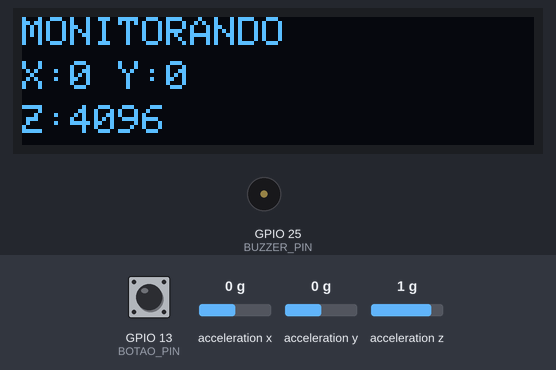
Bench run of a sketch on a simulated ESP32. Parts: 128×32 one-colour display, buzzer (waves = sounding, pin HIGH). Wiring (inferred from the names in the program): MPU-6050 motion sensor at I2C address 0x68. Inputs (shaded band) come from the test bench; at power-on: acceleration x 0 g, acceleration y 0 g, acceleration z 1 g, GPIO 13 (BOTAO_PIN) HIGH. WiFi joins after 1.5 s; servers stay silent unless stated; the local clock reads 2024-03-15 10:24:30 at power-on unless the sketch sets it; storage starts empty; what the sketch prints to the serial monitor is not drawn.

Above: at 5.2 s.
5.3 s: acceleration x set to -1.4 g
At 5.9 s:
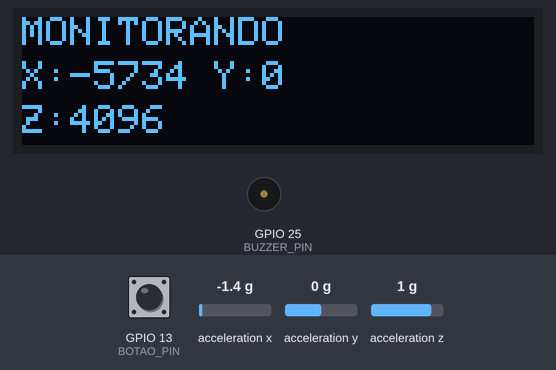
6.9 s: acceleration y set to -1.4 g
At 7.8 s:
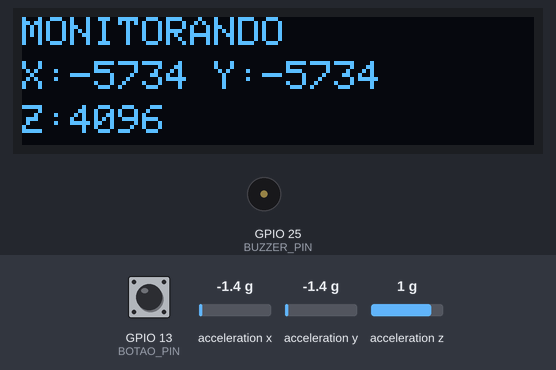
8.4 s: acceleration z set to -1.4 g
At 8.9 s:
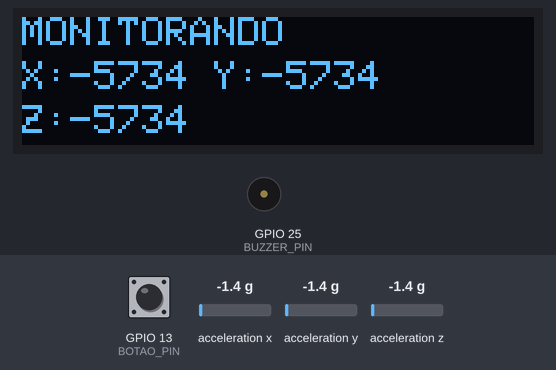
10.0 s: acceleration x set to -0.8 g
At 10.8 s:
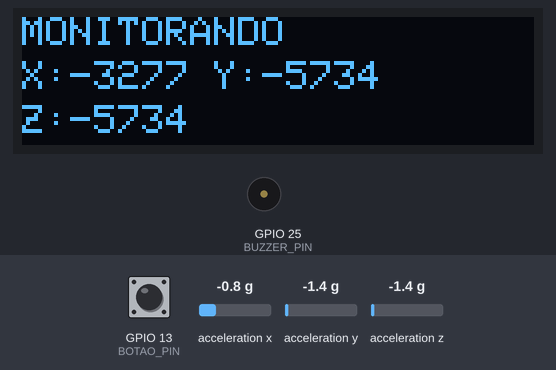
Timing chart, 0 to 12.5 s (numbered marks = the images above; inputs shaded):
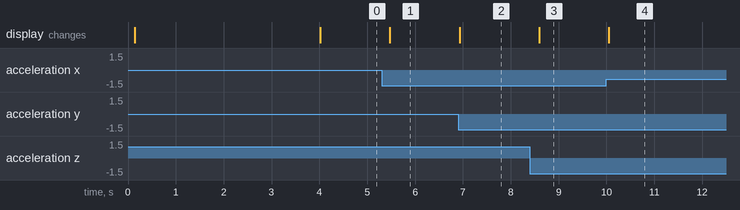

Measured:
- after the input at 5.3 s, the display: changes after 0.18 s (image 1)
- after the input at 6.9 s, the display: changes at once (image 2)
- after the input at 8.4 s, the display: changes after 0.19 s (image 3)
- after the input at 10.0 s, the display: changes after 0.05 s (image 4)

The sketch:

Detector.ino
```cpp
#include <WiFi.h>
#include <WebServer.h>
#include <Wire.h>
#include <Adafruit_GFX.h>
#include <Adafruit_SSD1306.h>
#include <math.h>
#include <time.h>
#include <LittleFS.h>
#include <WiFiClientSecure.h>
#include <UniversalTelegramBot.h>
#include <ArduinoJson.h>

// =====================================================
// CONFIGURAÇÕES DO WI-FI E TELEGRAM
// =====================================================
#define WIFI_SSID "SEU_WIFI"
#define WIFI_PASSWORD "SUA_SENHA"

// Telegram BOT Token (BotFather)
#define BOT_TOKEN "SEU_TOKEN"
// Use @myidbot (IDBot) para saber qual o seu ID
#define CHAT_ID "SEU_CHAT_ID"

WiFiClientSecure secured_client;
UniversalTelegramBot bot(BOT_TOKEN, secured_client);
WebServer server(80);

// =====================================================
// PINOS
// =====================================================
#define SDA_PIN 21
#define SCL_PIN 22
#define BOTAO_PIN 13
#define BUZZER_PIN 25

#define MPU_ADDR 0x68
#define OLED_ADDR 0x3C

// =====================================================
// OLED 128x32
// =====================================================
#define LARGURA 128
#define ALTURA 32
Adafruit_SSD1306 display(LARGURA, ALTURA, &Wire, -1);

// =====================================================
// VARIAVEIS
// =====================================================
int16_t ax = 0;
int16_t ay = 0;
int16_t az = 0;

float aceleracao = 0;

bool alertaQueda = false;
bool quedaLivre = false;
bool mpuEncontrado = false;
bool oledEncontrado = false;
bool buzzerLigado = false;
bool telegramPendente = false;
bool horaSincronizada = false;

unsigned long tempoQueda = 0;
unsigned long ultimoDisplay = 0;
unsigned long testeBuzzerAte = 0;

// MPU6050 configurado em +-8g => 4096 LSB/g
// Limites iniciais para testes (~0,53 g e ~2,65 g); precisam ser calibrados.
const float LIMITE_QUEDA = 2168;
const float LIMITE_IMPACTO = 10854;

const char* ARQUIVO_LOGS = "/logs.txt";
const size_t TAMANHO_MAX_LOGS = 6000;

// =====================================================
// LOGS (gravados no LittleFS)
// =====================================================
void registrarLog(const String& mensagem) {
  String carimbo;
  struct tm info;
  if (horaSincronizada && getLocalTime(&info, 0)) {
    char buf[24];
    strftime(buf, sizeof(buf), "%d/%m/%Y %H:%M:%S", &info);
    carimbo = String(buf);
  } else {
    carimbo = "t+" + String(millis() / 1000) + "s";
  }

  String linha = "[" + carimbo + "] " + mensagem;
  Serial.println(linha);

  if (LittleFS.exists(ARQUIVO_LOGS)) {
    File f = LittleFS.open(ARQUIVO_LOGS, "r");
    size_t tamanho = f ? f.size() : 0;
    if (f) f.close();
    if (tamanho > TAMANHO_MAX_LOGS) LittleFS.remove(ARQUIVO_LOGS);
  }

  File f = LittleFS.open(ARQUIVO_LOGS, "a");
  if (f) {
    f.println(linha);
    f.close();
  }
}

// =====================================================
// LEITURA DO MPU
// =====================================================
int16_t ler16(uint8_t registrador) {
  Wire.beginTransmission(MPU_ADDR);
  Wire.write(registrador);
  Wire.endTransmission(false);

  Wire.requestFrom(MPU_ADDR, (uint8_t)2);

  int16_t valor = 0;
  if (Wire.available() >= 2) {
    valor = (int16_t)((Wire.read() << 8) | Wire.read());
  }
  return valor;
}

// =====================================================
// INICIALIZAR MPU
// =====================================================
void iniciarMPU() {
  // Acorda o sensor
  Wire.beginTransmission(MPU_ADDR);
  Wire.write(0x6B);
  Wire.write(0x00);
  Wire.endTransmission();

  // Faixa do acelerometro: +-8g
  Wire.beginTransmission(MPU_ADDR);
  Wire.write(0x1C);
  Wire.write(0x10);
  Wire.endTransmission();

  delay(100);
}

// =====================================================
// DETECCAO SIMPLES DE POSSIVEL QUEDA
// =====================================================
void detectarQueda() {
  aceleracao = sqrt(
    (float)ax * ax +
    (float)ay * ay +
    (float)az * az
  );

  if (aceleracao < LIMITE_QUEDA && !alertaQueda && !quedaLivre) {
    quedaLivre = true;
    tempoQueda = millis();
  }

  if (quedaLivre && !alertaQueda) {
    if (millis() - tempoQueda <= 1500) {
      if (aceleracao > LIMITE_IMPACTO) {
        alertaQueda = true;
        telegramPendente = true;
        registrarLog("ALERTA: possivel queda detectada");
      }
    } else {
      quedaLivre = false;
    }
  }
}

// =====================================================
// BOTAO COM DEBOUNCE
// =====================================================
void verificarBotao() {
  static int ultimaLeitura = HIGH;
  static int estadoEstavel = HIGH;
  static unsigned long tempoMudanca = 0;

  int leitura = digitalRead(BOTAO_PIN);

  if (leitura != ultimaLeitura) {
    tempoMudanca = millis();
  }

  if (millis() - tempoMudanca > 50) {
    if (leitura != estadoEstavel) {
      estadoEstavel = leitura;

      // INPUT_PULLUP: LOW significa botao pressionado.
      if (estadoEstavel == LOW && alertaQueda) {
        alertaQueda = false;
        quedaLivre = false;
        registrarLog("Alerta cancelado pelo botao");
      }
    }
  }

  ultimaLeitura = leitura;
}

// =====================================================
// TELEGRAM
// =====================================================
void enviarTelegramSePendente() {
  if (!telegramPendente) return;
  telegramPendente = false;

  if (WiFi.status() != WL_CONNECTED) {
    registrarLog("Telegram nao enviado: sem Wi-Fi");
    return;
  }

  bool ok = bot.sendMessage(CHAT_ID, "ALERTA: possivel queda detectada!", "");
  registrarLog(ok ? "Mensagem enviada ao Telegram" : "Falha ao enviar mensagem ao Telegram");
}

// =====================================================
// ROTAS DA PAGINA WEB - ARQUIVOS NO LITTLEFS
// =====================================================
void enviarArquivo(const char* caminho, const char* tipo) {
  File arquivo = LittleFS.open(caminho, "r");
  if (!arquivo) {
    server.send(404, "text/plain; charset=utf-8", String(caminho) + " nao encontrado no LittleFS");
    return;
  }
  server.streamFile(arquivo, tipo);
  arquivo.close();
}

void configurarRotas() {
  server.on("/", HTTP_GET, []() { enviarArquivo("/index.html", "text/html"); });
  server.on("/logs", HTTP_GET, []() { enviarArquivo("/logs.html", "text/html"); });
  server.on("/style.css", HTTP_GET, []() { enviarArquivo("/style.css", "text/css"); });
  server.on("/app.js", HTTP_GET, []() { enviarArquivo("/app.js", "application/javascript"); });

  server.on("/dados", HTTP_GET, []() {
    String status = alertaQueda
      ? "ALERTA: POSSÍVEL QUEDA DETECTADA!"
      : "Monitorando";

    String json = "{";
    json += "\"x\":" + String(ax) + ",";
    json += "\"y\":" + String(ay) + ",";
    json += "\"z\":" + String(az) + ",";
    json += "\"wifi\":" + String(WiFi.status() == WL_CONNECTED ? "true" : "false") + ",";
    json += "\"sensor\":" + String(mpuEncontrado ? "true" : "false") + ",";
    json += "\"buzzer\":" + String(buzzerLigado ? "true" : "false") + ",";
    json += "\"alerta\":" + String(alertaQueda ? "true" : "false") + ",";
    json += "\"status\":\"" + status + "\"";
    json += "}";

    server.send(200, "application/json; charset=utf-8", json);
  });

  server.on("/api/logs", HTTP_GET, []() {
    File f = LittleFS.open(ARQUIVO_LOGS, "r");
    if (!f) {
      server.send(200, "text/plain; charset=utf-8", "Nenhum registro ainda.");
      return;
    }
    server.streamFile(f, "text/plain; charset=utf-8");
    f.close();
  });

  server.on("/comando", HTTP_GET, []() {
    String acao = server.arg("acao");

    if (acao == "teste_buzzer") {
      testeBuzzerAte = millis() + 1000;
      registrarLog("Teste do buzzer pelo painel");
      server.send(200, "application/json; charset=utf-8",
                  "{\"ok\":true,\"mensagem\":\"Buzzer testado.\"}");
    } else if (acao == "silenciar") {
      alertaQueda = false;
      quedaLivre = false;
      testeBuzzerAte = 0;
      registrarLog("Alerta silenciado pelo painel");
      server.send(200, "application/json; charset=utf-8",
                  "{\"ok\":true,\"mensagem\":\"Alerta silenciado.\"}");
    } else {
      server.send(400, "application/json; charset=utf-8",
                  "{\"ok\":false,\"mensagem\":\"Comando desconhecido.\"}");
    }
  });

  server.onNotFound([]() {
    server.send(404, "text/plain; charset=utf-8", "Pagina nao encontrada");
  });
}

// =====================================================
// SETUP
// =====================================================
void setup() {
  Serial.begin(115200);

  pinMode(BOTAO_PIN, INPUT_PULLUP);
  pinMode(BUZZER_PIN, OUTPUT);
  digitalWrite(BUZZER_PIN, LOW);

  // I2C
  Wire.begin(SDA_PIN, SCL_PIN);

  // MPU
  Wire.beginTransmission(MPU_ADDR);
  mpuEncontrado = (Wire.endTransmission() == 0);

  if (mpuEncontrado) {
    Serial.println("MPU encontrado!");
    iniciarMPU();
  } else {
    Serial.println("MPU nao encontrado! Verifique SDA, SCL, VCC e GND.");
  }

  // OLED (o sistema continua funcionando sem ele)
  oledEncontrado = display.begin(SSD1306_SWITCHCAPVCC, OLED_ADDR);
  if (oledEncontrado) {
    Serial.println("OLED encontrado!");
    display.clearDisplay();
    display.setTextColor(SSD1306_WHITE);
    display.setTextSize(2);
    display.setCursor(0, 0);
    display.println("Detector");
    display.println("de Quedas");
    display.display();
    delay(2000);
  } else {
    Serial.println("OLED nao encontrado!");
  }

  // LittleFS
  if (!LittleFS.begin(true)) {
    Serial.println("Erro ao iniciar LittleFS!");
    while (true) {
      delay(100);
    }
  }
  Serial.println("LittleFS iniciado!");

  // Wi-Fi
  Serial.print("Conectando ao Wi-Fi: ");
  Serial.println(WIFI_SSID);
  WiFi.mode(WIFI_STA);
  WiFi.setAutoReconnect(true);
  WiFi.begin(WIFI_SSID, WIFI_PASSWORD);

  // Certificado seguro para o Telegram
  secured_client.setCACert(TELEGRAM_CERTIFICATE_ROOT);

  unsigned long inicioWifi = millis();
  while (WiFi.status() != WL_CONNECTED && millis() - inicioWifi < 20000) {
    delay(500);
    Serial.print(".");
  }
  Serial.println();

  if (WiFi.status() == WL_CONNECTED) {
    Serial.println("Wi-Fi conectado!");
    Serial.print("IP: ");
    Serial.println(WiFi.localIP());

    // Sincronizacao de horario (necessaria para o Telegram HTTPS), fuso -03:00
    Serial.print("Buscando horario (NTP): ");
    configTime(-3 * 3600, 0, "pool.ntp.org");
    unsigned long inicioNtp = millis();
    time_t agora = time(nullptr);
    while (agora < 24 * 3600 && millis() - inicioNtp < 10000) {
      Serial.print(".");
      delay(200);
      agora = time(nullptr);
    }
    horaSincronizada = (agora >= 24 * 3600);
    Serial.println(horaSincronizada ? " ok" : " falhou");
  } else {
    Serial.println("Wi-Fi nao conectou (tentando em segundo plano).");
  }

  // Servidor HTTP
  configurarRotas();
  server.begin();
  Serial.println("Servidor HTTP iniciado!");

  registrarLog("Sistema iniciado");

  if (WiFi.status() == WL_CONNECTED) {
    bool ok = bot.sendMessage(CHAT_ID, "Bot iniciou com sucesso!", "");
    registrarLog(ok ? "Mensagem inicial enviada ao Telegram" : "Falha na mensagem inicial do Telegram");
  }
}

// =====================================================
// LOOP
// =====================================================
void loop() {
  if (mpuEncontrado) {
    ax = ler16(0x3B);
    ay = ler16(0x3D);
    az = ler16(0x3F);

    detectarQueda();
  }

  verificarBotao();

  buzzerLigado = alertaQueda || (millis() < testeBuzzerAte);
  digitalWrite(BUZZER_PIN, buzzerLigado ? HIGH : LOW);

  enviarTelegramSePendente();

  // Atualiza OLED a cada 200 ms
  if (oledEncontrado && millis() - ultimoDisplay >= 200) {
    ultimoDisplay = millis();

    display.clearDisplay();
    display.setTextColor(SSD1306_WHITE);
    display.setTextSize(1);

    if (alertaQueda) {
      display.setCursor(0, 0);
      display.println("!!! ALERTA !!!");
      display.setCursor(0, 12);
      display.println("POSSIVEL QUEDA");
      display.setCursor(0, 23);
      display.println("Pressione RESET");
    } else {
      display.setCursor(0, 0);
      display.println(mpuEncontrado ? "MONITORANDO" : "ERRO NO MPU6050");

      display.setCursor(0, 11);
      display.print("X:");
      display.print(ax);
      display.print(" Y:");
      display.print(ay);

      display.setCursor(0, 22);
      display.print("Z:");
      display.println(az);
    }

    display.display();
  }

  server.handleClient();
  delay(20);
}
```
